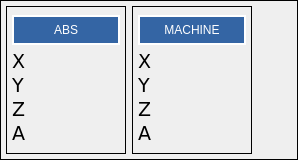
                     <widget class="QFrame" name="gridFrame">
                      <property name="minimumSize">
                       <size>
                        <width>0</width>
                        <height>160</height>
                       </size>
                      </property>
                      <property name="frameShape">
                       <enum>QFrame::Box</enum>
                      </property>
                      <layout class="QGridLayout" name="gridLayout_60">
                       <property name="leftMargin">
                        <number>5</number>
                       </property>
                       <property name="topMargin">
                        <number>5</number>
                       </property>
                       <property name="rightMargin">
                        <number>5</number>
                       </property>
                       <property name="bottomMargin">
                        <number>5</number>
                       </property>
                       <item row="0" column="1">
                        <widget class="QFrame" name="gridFrame_3">
                         <property name="minimumSize">
                          <size>
                           <width>120</width>
                           <height>0</height>
                          </size>
                         </property>
                         <property name="maximumSize">
                          <size>
                           <width>120</width>
                           <height>16777215</height>
                          </size>
                         </property>
                         <property name="styleSheet">
                          <string notr="true">
QLabel {font: 14pt &quot;DejaVu Sans&quot;;}</string>
                         </property>
                         <property name="frameShape">
                          <enum>QFrame::Box</enum>
                         </property>
                         <property name="frameShadow">
                          <enum>QFrame::Plain</enum>
                         </property>
                         <layout class="QGridLayout" name="gridLayout_43">
                          <property name="leftMargin">
                           <number>5</number>
                          </property>
                          <property name="topMargin">
                           <number>5</number>
                          </property>
                          <property name="rightMargin">
                           <number>5</number>
                          </property>
                          <property name="bottomMargin">
                           <number>5</number>
                          </property>
                          <item row="3" column="1" colspan="2">
                           <widget class="StatusLabel" name="statuslabel_50">
                            <property name="maximumSize">
                             <size>
                              <width>16777215</width>
                              <height>15</height>
                             </size>
                            </property>
                            <property name="font">
                             <font>
                              <family>DejaVu Sans</family>
                              <pointsize>14</pointsize>
                              <weight>50</weight>
                              <italic>false</italic>
                              <bold>false</bold>
                             </font>
                            </property>
                            <property name="rules" stdset="0">
                             <string>[{&quot;channels&quot;: [{&quot;url&quot;: &quot;position:rel&quot;, &quot;trigger&quot;: true}], &quot;property&quot;: &quot;Text&quot;, &quot;expression&quot;: &quot;'{:.4f}'.format(ch[0][1])&quot;, &quot;name&quot;: &quot;ABS POS&quot;}]</string>
                            </property>
                           </widget>
                          </item>
                          <item row="4" column="1" colspan="2">
                           <widget class="StatusLabel" name="statuslabel_51">
                            <property name="maximumSize">
                             <size>
                              <width>16777215</width>
                              <height>15</height>
                             </size>
                            </property>
                            <property name="font">
                             <font>
                              <family>DejaVu Sans</family>
                              <pointsize>14</pointsize>
                              <weight>50</weight>
                              <italic>false</italic>
                              <bold>false</bold>
                             </font>
                            </property>
                            <property name="rules" stdset="0">
                             <string>[{&quot;channels&quot;: [{&quot;url&quot;: &quot;position:rel&quot;, &quot;trigger&quot;: true}], &quot;property&quot;: &quot;Text&quot;, &quot;expression&quot;: &quot;'{:.4f}'.format(ch[0][2])&quot;, &quot;name&quot;: &quot;ABS POS&quot;}]</string>
                            </property>
                           </widget>
                          </item>
                          <item row="5" column="1" colspan="2">
                           <widget class="StatusLabel" name="statuslabel_52">
                            <property name="minimumSize">
                             <size>
                              <width>55</width>
                              <height>0</height>
                             </size>
                            </property>
                            <property name="maximumSize">
                             <size>
                              <width>16777215</width>
                              <height>15</height>
                             </size>
                            </property>
                            <property name="font">
                             <font>
                              <family>DejaVu Sans</family>
                              <pointsize>14</pointsize>
                              <weight>50</weight>
                              <italic>false</italic>
                              <bold>false</bold>
                             </font>
                            </property>
                            <property name="rules" stdset="0">
                             <string>[{&quot;channels&quot;: [{&quot;url&quot;: &quot;position:rel&quot;, &quot;trigger&quot;: true}], &quot;property&quot;: &quot;Text&quot;, &quot;expression&quot;: &quot;'{:.4f}'.format(ch[0][3])&quot;, &quot;name&quot;: &quot;ABS POS&quot;}]</string>
                            </property>
                           </widget>
                          </item>
                          <item row="2" column="0">
                           <widget class="QLabel" name="label_59">
                            <property name="maximumSize">
                             <size>
                              <width>16777215</width>
                              <height>15</height>
                             </size>
                            </property>
                            <property name="font">
                             <font>
                              <family>DejaVu Sans</family>
                              <pointsize>14</pointsize>
                              <weight>50</weight>
                              <italic>false</italic>
                              <bold>false</bold>
                             </font>
                            </property>
                            <property name="text">
                             <string>X</string>
                            </property>
                           </widget>
                          </item>
                          <item row="3" column="0">
                           <widget class="QLabel" name="label_60">
                            <property name="maximumSize">
                             <size>
                              <width>16777215</width>
                              <height>15</height>
                             </size>
                            </property>
                            <property name="font">
                             <font>
                              <family>DejaVu Sans</family>
                              <pointsize>14</pointsize>
                              <weight>50</weight>
                              <italic>false</italic>
                              <bold>false</bold>
                             </font>
                            </property>
                            <property name="text">
                             <string>Y</string>
                            </property>
                           </widget>
                          </item>
                          <item row="4" column="0">
                           <widget class="QLabel" name="label_61">
                            <property name="maximumSize">
                             <size>
                              <width>16777215</width>
                              <height>15</height>
                             </size>
                            </property>
                            <property name="font">
                             <font>
                              <family>DejaVu Sans</family>
                              <pointsize>14</pointsize>
                              <weight>50</weight>
                              <italic>false</italic>
                              <bold>false</bold>
                             </font>
                            </property>
                            <property name="text">
                             <string>Z</string>
                            </property>
                           </widget>
                          </item>
                          <item row="2" column="1" colspan="2">
                           <widget class="StatusLabel" name="statuslabel_53">
                            <property name="maximumSize">
                             <size>
                              <width>16777215</width>
                              <height>15</height>
                             </size>
                            </property>
                            <property name="font">
                             <font>
                              <family>DejaVu Sans</family>
                              <pointsize>14</pointsize>
                              <weight>50</weight>
                              <italic>false</italic>
                              <bold>false</bold>
                             </font>
                            </property>
                            <property name="frameShape">
                             <enum>QFrame::NoFrame</enum>
                            </property>
                            <property name="alignment">
                             <set>Qt::AlignLeading|Qt::AlignLeft|Qt::AlignVCenter</set>
                            </property>
                            <property name="rules" stdset="0">
                             <string>[{&quot;channels&quot;: [{&quot;url&quot;: &quot;position:rel&quot;, &quot;trigger&quot;: true}], &quot;property&quot;: &quot;Text&quot;, &quot;expression&quot;: &quot;'{:.4f}'.format(ch[0][0])&quot;, &quot;name&quot;: &quot;ABS POS&quot;}]</string>
                            </property>
                           </widget>
                          </item>
                          <item row="5" column="0">
                           <widget class="QLabel" name="label_62">
                            <property name="maximumSize">
                             <size>
                              <width>16777215</width>
                              <height>15</height>
                             </size>
                            </property>
                            <property name="font">
                             <font>
                              <family>DejaVu Sans</family>
                              <pointsize>14</pointsize>
                              <weight>50</weight>
                              <italic>false</italic>
                              <bold>false</bold>
                             </font>
                            </property>
                            <property name="text">
                             <string>A</string>
                            </property>
                           </widget>
                          </item>
                          <item row="1" column="0" colspan="3">
                           <widget class="QLabel" name="label_63">
                            <property name="maximumSize">
                             <size>
                              <width>16777215</width>
                              <height>30</height>
                             </size>
                            </property>
                            <property name="styleSheet">
                             <string notr="true">color: rgb(255, 255, 255);
background-color:rgb(52, 101, 164);</string>
                            </property>
                            <property name="frameShape">
                             <enum>QFrame::Box</enum>
                            </property>
                            <property name="frameShadow">
                             <enum>QFrame::Plain</enum>
                            </property>
                            <property name="lineWidth">
                             <number>2</number>
                            </property>
                            <property name="text">
                             <string>ABS</string>
                            </property>
                            <property name="alignment">
                             <set>Qt::AlignCenter</set>
                            </property>
                           </widget>
                          </item>
                         </layout>
                        </widget>
                       </item>
                       <item row="0" column="2">
                        <widget class="QFrame" name="gridFrame_4">
                         <property name="minimumSize">
                          <size>
                           <width>120</width>
                           <height>0</height>
                          </size>
                         </property>
                         <property name="maximumSize">
                          <size>
                           <width>120</width>
                           <height>16777215</height>
                          </size>
                         </property>
                         <property name="styleSheet">
                          <string notr="true">
QLabel {font: 14pt &quot;DejaVu Sans&quot;;}</string>
                         </property>
                         <property name="frameShape">
                          <enum>QFrame::Box</enum>
                         </property>
                         <layout class="QGridLayout" name="gridLayout_58">
                          <property name="leftMargin">
                           <number>5</number>
                          </property>
                          <property name="topMargin">
                           <number>5</number>
                          </property>
                          <property name="rightMargin">
                           <number>5</number>
                          </property>
                          <property name="bottomMargin">
                           <number>5</number>
                          </property>
                          <item row="5" column="0">
                           <widget class="QLabel" name="label_64">
                            <property name="maximumSize">
                             <size>
                              <width>16777215</width>
                              <height>15</height>
                             </size>
                            </property>
                            <property name="font">
                             <font>
                              <family>DejaVu Sans</family>
                              <pointsize>14</pointsize>
                              <weight>50</weight>
                              <italic>false</italic>
                              <bold>false</bold>
                             </font>
                            </property>
                            <property name="text">
                             <string>Z</string>
                            </property>
                            <property name="margin">
                             <number>0</number>
                            </property>
                           </widget>
                          </item>
                          <item row="4" column="0">
                           <widget class="QLabel" name="label_65">
                            <property name="maximumSize">
                             <size>
                              <width>16777215</width>
                              <height>15</height>
                             </size>
                            </property>
                            <property name="font">
                             <font>
                              <family>DejaVu Sans</family>
                              <pointsize>14</pointsize>
                              <weight>50</weight>
                              <italic>false</italic>
                              <bold>false</bold>
                             </font>
                            </property>
                            <property name="text">
                             <string>Y</string>
                            </property>
                           </widget>
                          </item>
                          <item row="6" column="0">
                           <widget class="QLabel" name="label_66">
                            <property name="maximumSize">
                             <size>
                              <width>16777215</width>
                              <height>15</height>
                             </size>
                            </property>
                            <property name="font">
                             <font>
                              <family>DejaVu Sans</family>
                              <pointsize>14</pointsize>
                              <weight>50</weight>
                              <italic>false</italic>
                              <bold>false</bold>
                             </font>
                            </property>
                            <property name="text">
                             <string>A</string>
                            </property>
                           </widget>
                          </item>
                          <item row="6" column="1">
                           <widget class="StatusLabel" name="statuslabel_54">
                            <property name="minimumSize">
                             <size>
                              <width>55</width>
                              <height>0</height>
                             </size>
                            </property>
                            <property name="maximumSize">
                             <size>
                              <width>16777215</width>
                              <height>15</height>
                             </size>
                            </property>
                            <property name="font">
                             <font>
                              <family>DejaVu Sans</family>
                              <pointsize>14</pointsize>
                              <weight>50</weight>
                              <italic>false</italic>
                              <bold>false</bold>
                             </font>
                            </property>
                            <property name="alignment">
                             <set>Qt::AlignCenter</set>
                            </property>
                            <property name="rules" stdset="0">
                             <string>[{&quot;channels&quot;: [{&quot;url&quot;: &quot;status:joint_actual_position&quot;, &quot;trigger&quot;: true}], &quot;property&quot;: &quot;Text&quot;, &quot;expression&quot;: &quot;'{:.4f}'.format(ch[0][3])&quot;, &quot;name&quot;: &quot;MACHINE POS&quot;}]</string>
                            </property>
                           </widget>
                          </item>
                          <item row="5" column="1">
                           <widget class="StatusLabel" name="statuslabel_55">
                            <property name="maximumSize">
                             <size>
                              <width>16777215</width>
                              <height>15</height>
                             </size>
                            </property>
                            <property name="font">
                             <font>
                              <family>DejaVu Sans</family>
                              <pointsize>14</pointsize>
                              <weight>50</weight>
                              <italic>false</italic>
                              <bold>false</bold>
                             </font>
                            </property>
                            <property name="alignment">
                             <set>Qt::AlignCenter</set>
                            </property>
                            <property name="rules" stdset="0">
                             <string>[{&quot;channels&quot;: [{&quot;url&quot;: &quot;status:joint_actual_position&quot;, &quot;trigger&quot;: true}], &quot;property&quot;: &quot;Text&quot;, &quot;expression&quot;: &quot;'{:.4f}'.format(ch[0][2])&quot;, &quot;name&quot;: &quot;MACHINE POS&quot;}]</string>
                            </property>
                           </widget>
                          </item>
                          <item row="4" column="1">
                           <widget class="StatusLabel" name="statuslabel_56">
                            <property name="maximumSize">
                             <size>
                              <width>16777215</width>
                              <height>15</height>
                             </size>
                            </property>
                            <property name="font">
                             <font>
                              <family>DejaVu Sans</family>
                              <pointsize>14</pointsize>
                              <weight>50</weight>
                              <italic>false</italic>
                              <bold>false</bold>
                             </font>
                            </property>
                            <property name="alignment">
                             <set>Qt::AlignCenter</set>
                            </property>
                            <property name="margin">
                             <number>0</number>
                            </property>
                            <property name="rules" stdset="0">
                             <string>[{&quot;channels&quot;: [{&quot;url&quot;: &quot;status:joint_actual_position&quot;, &quot;trigger&quot;: true}], &quot;property&quot;: &quot;Text&quot;, &quot;expression&quot;: &quot;'{:.4f}'.format(ch[0][1])&quot;, &quot;name&quot;: &quot;MACHINE POS&quot;}]</string>
                            </property>
                           </widget>
                          </item>
                          <item row="3" column="1">
                           <widget class="StatusLabel" name="statuslabel_57">
                            <property name="maximumSize">
                             <size>
                              <width>16777215</width>
                              <height>15</height>
                             </size>
                            </property>
                            <property name="font">
                             <font>
                              <family>DejaVu Sans</family>
                              <pointsize>14</pointsize>
                              <weight>50</weight>
                              <italic>false</italic>
                              <bold>false</bold>
                             </font>
                            </property>
                            <property name="frameShape">
                             <enum>QFrame::NoFrame</enum>
                            </property>
                            <property name="alignment">
                             <set>Qt::AlignCenter</set>
                            </property>
                            <property name="rules" stdset="0">
                             <string>[{&quot;channels&quot;: [{&quot;url&quot;: &quot;status:joint_actual_position&quot;, &quot;trigger&quot;: true}], &quot;property&quot;: &quot;Text&quot;, &quot;expression&quot;: &quot;'{:.4f}'.format(ch[0][0])&quot;, &quot;name&quot;: &quot;machine POS&quot;}]</string>
                            </property>
                           </widget>
                          </item>
                          <item row="3" column="0">
                           <widget class="QLabel" name="label_67">
                            <property name="maximumSize">
                             <size>
                              <width>16777215</width>
                              <height>15</height>
                             </size>
                            </property>
                            <property name="font">
                             <font>
                              <family>DejaVu Sans</family>
                              <pointsize>14</pointsize>
                              <weight>50</weight>
                              <italic>false</italic>
                              <bold>false</bold>
                             </font>
                            </property>
                            <property name="text">
                             <string>X</string>
                            </property>
                           </widget>
                          </item>
                          <item row="0" column="0" colspan="2">
                           <widget class="QLabel" name="label_68">
                            <property name="minimumSize">
                             <size>
                              <width>62</width>
                              <height>0</height>
                             </size>
                            </property>
                            <property name="maximumSize">
                             <size>
                              <width>16777215</width>
                              <height>30</height>
                             </size>
                            </property>
                            <property name="styleSheet">
                             <string notr="true">color: rgb(255, 255, 255);
background-color:rgb(52, 101, 164);</string>
                            </property>
                            <property name="frameShape">
                             <enum>QFrame::Box</enum>
                            </property>
                            <property name="frameShadow">
                             <enum>QFrame::Plain</enum>
                            </property>
                            <property name="lineWidth">
                             <number>2</number>
                            </property>
                            <property name="text">
                             <string>MACHINE</string>
                            </property>
                            <property name="alignment">
                             <set>Qt::AlignCenter</set>
                            </property>
                            <property name="openExternalLinks">
                             <bool>false</bool>
                            </property>
                           </widget>
                          </item>
                         </layout>
                        </widget>
                       </item>
                       <item row="0" column="3">
                        <spacer name="horizontalSpacer_3">
                         <property name="orientation">
                          <enum>Qt::Horizontal</enum>
                         </property>
                         <property name="sizeHint" stdset="0">
                          <size>
                           <width>40</width>
                           <height>20</height>
                          </size>
                         </property>
                        </spacer>
                       </item>
                      </layout>
                     </widget>
